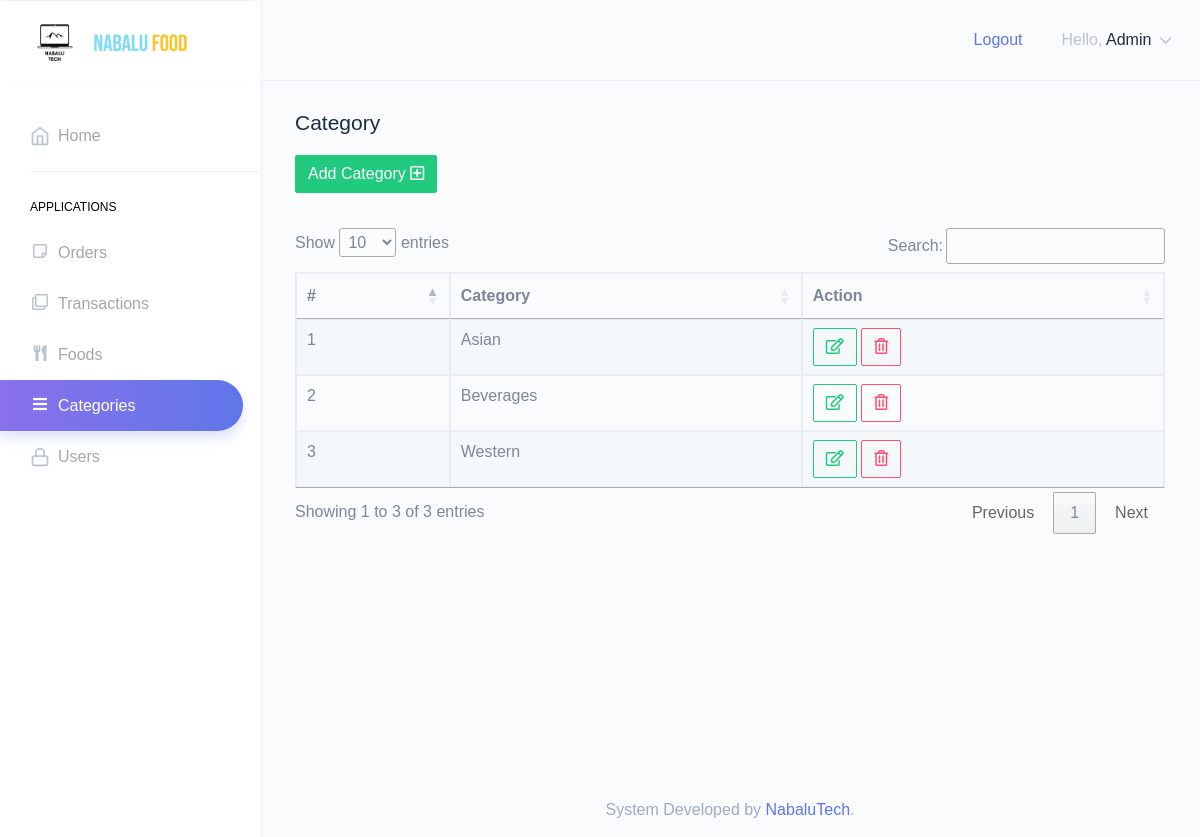
Screenshot of /category.php (signed in) with the database file from the repository.
### tables this page shows
CREATE TABLE `category` (
  `No` int(10) UNSIGNED NOT NULL,
  `Category` varchar(255) NOT NULL
);

### php/table.php (called while the page is built, shortened)
<?php
require_once "./db.php";
$categoryQuery = "SELECT * FROM category ORDER BY NO ASC";
$ctQuery = mysqli_query($conn, $categoryQuery);
?>

### category.php (the view, shortened to what this page needs)
<?php
require_once "db.php";
require_once "php/table.php";
?>
<!DOCTYPE html>
<html dir="ltr" lang="en">
<head>
    <link href="assets/extra-libs/c3/c3.min.css" rel="stylesheet">
    <link href="assets/libs/chartist/dist/chartist.min.css" rel="stylesheet">
    <link href="assets/extra-libs/jvector/jquery-jvectormap-2.0.2.css" rel="stylesheet" />
    <link href="dist/css/style.min.css" rel="stylesheet">
</head>
<body>
    <div id="main-wrapper" data-theme="light" data-layout="vertical" data-navbarbg="skin6" data-sidebartype="full"
        data-sidebar-position="fixed" data-header-position="fixed" data-boxed-layout="full">
        <header class="topbar" data-navbarbg="skin6">
            <nav class="navbar top-navbar navbar-expand-md">
                <div class="navbar-header" data-logobg="skin6">
                    <div class="navbar-brand">
                        <a href="admin.php">
                            <b class="logo-icon">
                                <img src="assets/images/logo-icon.png" alt="homepage" class="dark-logo" style="width: 50px; height:50px;"/>
                            </b>
                            <span class="logo-text">
                                <img src="assets/images/logo-text.png" alt="homepage" class="dark-logo" />
                            </span>
                        </a>
                    </div>
                </div>
                <div class="navbar-collapse collapse" id="navbarSupportedContent">
                    <ul class="navbar-nav float-left ml-auto ml-3 pl-1">
                        <a class="m-3" href="logout.php">Logout</a>
                    </ul>
                    <ul class="navbar-nav float-right">
                        <li class="nav-item dropdown">
                            <a class="nav-link dropdown-toggle" href="javascript:void(0)" data-toggle="dropdown"
                                aria-haspopup="true" aria-expanded="false">
                                <span class="ml-2 d-none d-lg-inline-block"><span>Hello,</span> <span
                                        class="text-dark">Admin</span> <i data-feather="chevron-down"
                                        class="svg-icon"></i></span>
                            </a>
                        </li>
                    </ul>
                </div>
            </nav>
        </header>
        <aside class="left-sidebar" data-sidebarbg="skin6">
            <div class="scroll-sidebar" data-sidebarbg="skin6">
                <nav class="sidebar-nav">
                    <ul id="sidebarnav">
                        <li class="sidebar-item"> <a class="sidebar-link sidebar-link" href="admin.php"
                                aria-expanded="false"><i data-feather="home" class="feather-icon"></i><span
                                    class="hide-menu">Home</span></a></li>
                        <li class="list-divider"></li>
                        <li class="nav-small-cap"><span class="hide-menu">Applications</span></li>
                        <li class="sidebar-item"> <a class="sidebar-link sidebar-link" href="orders.php"
                                aria-expanded="false"><i class="far fa-sticky-note"></i><span
                                    class="hide-menu">Orders</span></a></li>
                        <li class="sidebar-item"> <a class="sidebar-link sidebar-link" href="transaction.php"
                                aria-expanded="false"><i class="far fa-clone"></i><span
                                    class="hide-menu">Transactions</span></a></li>
                        <li class="sidebar-item"> <a class="sidebar-link sidebar-link" href="foods.php"
                                aria-expanded="false"><i class="fas fa-utensils"></i><span
                                    class="hide-menu">Foods</span></a></li>
                        <li class="sidebar-item"> <a class="sidebar-link sidebar-link" href="category.php"
                                aria-expanded="false"><i class="fas fa-bars"></i><span
                                    class="hide-menu">Categories</span></a></li>
                                    <li class="sidebar-item"> <a class="sidebar-link sidebar-link"
                                href="users.php" aria-expanded="false"><i data-feather="lock"
                                    class="feather-icon"></i><span class="hide-menu">Users
                                </span></a>
                        </li>
                    </ul>
                </nav>
            </div>
        </aside>
        <div class="page-wrapper">
            <div class="page-breadcrumb">
                <div class="row">
                    <div class="col-7 align-self-center">
                        <h3 class="page-title text-truncate text-dark font-weight-medium mb-1">Category</h3>
                        <a href="addcategory.php"><button type="button" class="btn btn-success mt-3">Add Category <i class="far fa-plus-square"></i></button></a>
                    </div>
                </div>
            </div>
            <div class="container-fluid">
            <div class="table-responsive">
                <table class="table table-striped table-bordered table-hover">
                                        <thead>
                                            <tr>
                                            <th>#</th>
                                            <th>Category</th>
                                            <th>Action</th>
                                            </tr>
                                        </thead>
                                        <tbody>
                                        <?php
                                        while($rows=mysqli_fetch_assoc($ctQuery))
                                    {
                                        ?>
                                        <tr>
                                        <td><?php echo $rows['No'];?></td>
                                        <td><?php echo $rows['Category'];?></td>
                                            <td class ="tableAction">
                                        <a href="editcategory.php?edit=<?php echo $rows['No'];?>"><button type="button" class="btn btn-outline-success"><i class="far fa-edit iconEdit"></i></button></a>
                                        <a href="category.php?delete=<?php echo $rows['No'];?>" onclick="return confirm('Confirm delete category?');"><button type="button" class="btn btn-outline-danger"><i class="far fa-trash-alt"></i></button></a>
                                            </td>
                            </tr>
                            <?php
                        }
                    ?>
                                        </tbody>
                </table>
                </div>
            </div>
            <footer class="footer text-center text-muted">
                System Developed by <a
                    href="#">NabaluTech</a>.
            </footer>
        </div>
    </div>
</body>
<link rel="stylesheet" href="https://cdn.datatables.net/1.11.3/css/jquery.dataTables.min.css">
</html>

### rows the page displays
category: No "1", Category "Asian"
category: No "2", Category "Beverages"
category: No "3", Category "Western"
